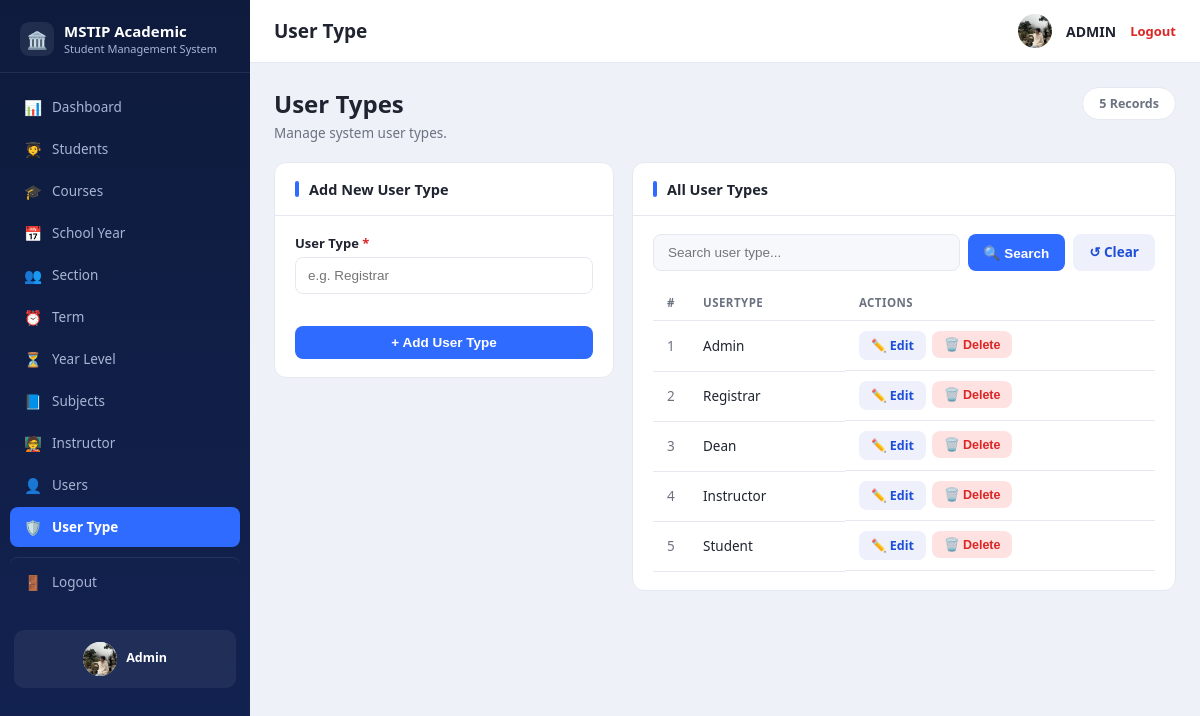
The app's page /usertypes.php (signed in) with its own data.
### tables this page shows
CREATE TABLE `tbl_usertype` (
  `ID` int NOT NULL,
  `Usertype` varchar(100) NOT NULL
);

### usertypes.php (the view, shortened to what this page needs)
<?php
require_once 'config.php';
$q = trim($_GET['q'] ?? '');
$sql = "SELECT ut.*, (SELECT COUNT(*) FROM tbl_users u WHERE u.tbl_usertype_id = ut.ID) AS user_count FROM tbl_usertype ut";
$params = [];
$sql .= " ORDER BY ut.ID ASC";
$stmt = $pdo->prepare($sql);
$stmt->execute($params);
$rows = $stmt->fetchAll();
$total = $pdo->query("SELECT COUNT(*) c FROM tbl_usertype")->fetch()['c'];
require_once 'includes/header.php';
?>
<div class="page-head">
  <div><h1>User Types</h1><p>Manage system user types.</p></div>
  <span class="records-pill"><?= (int)$total ?> Records</span>
</div>
<div class="split-grid">
  <div class="panel-card">
    <div class="panel-card-head"><span class="bar"></span><h2>Add New User Type</h2></div>
    <div class="panel-card-body">
      <form method="POST" action="usertypes.php">
        <div class="field">
          <label for="Usertype">User Type <span class="req">*</span></label>
          <input type="text" id="Usertype" name="Usertype" placeholder="e.g. Registrar" required
                 value="<?= htmlspecialchars($_POST['Usertype'] ?? '') ?>">
        </div>
        <button type="submit" class="btn btn-primary btn-block">+ Add User Type</button>
      </form>
    </div>
  </div>
  <div class="panel-card">
    <div class="panel-card-head"><span class="bar"></span><h2>All User Types</h2></div>
    <div class="panel-card-body">
      <form method="GET" action="usertypes.php" class="search-row">
        <input type="text" name="q" placeholder="Search user type..." value="<?= htmlspecialchars($q) ?>">
        <button type="submit" class="btn btn-primary">🔍 Search</button>
        <a href="usertypes.php" class="btn btn-secondary">↺ Clear</a>
      </form>
      <table class="table">
        <thead>
          <tr><th class="col-num">#</th><th>Usertype</th><th>Actions</th></tr>
        </thead>
        <tbody>
          <?php foreach ($rows as $i => $r): ?>
            <tr>
              <td class="col-num"><?= $i + 1 ?></td>
              <td><?= htmlspecialchars($r['Usertype']) ?></td>
              <td class="actions">
                <a href="usertype_edit.php?id=<?= (int)$r['ID'] ?>" class="btn btn-small btn-secondary">✏️ Edit</a>
                <form method="POST" action="usertype_delete.php" style="display:inline"
                      onsubmit="return confirm('Delete this user type?');">
                  <button type="submit" class="btn btn-small btn-danger">🗑️ Delete</button>
                </form>
              </td>
            </tr>
          <?php endforeach; ?>
        </tbody>
      </table>
    </div>
  </div>
</div>
<?php require_once 'includes/footer.php'; ?>

### assets/css/style.css (style rules this page uses)
:root { --sidebar-bg:#0e1b3d; --sidebar-bg-2:#132352; --sidebar-text:#aab4d4; --sidebar-active:#2f6bff; --bg:#eef1f8; --card:#ffffff; --border:#e5e8f0; --text:#1f2430; --muted:#6b7280; --danger:#dc2626; --danger-bg:#fee2e2; --success:#16a34a; --success-bg:#dcfce7; --accent:#2f6bff; --accent-dark:#1d4ed8; --sidebar-w:250px; }
* { box-sizing:border-box; }
body { margin:0; font-family:"Segoe UI",Roboto,Arial,sans-serif; background:var(--bg); color:var(--text); }
.btn-block { width:100%;margin-top:18px; }
.page-head { display:flex;justify-content:space-between;align-items:flex-start;margin-bottom:20px;gap:12px;flex-wrap:wrap; }
.page-head h1 { font-size:24px;margin:0 0 4px;font-weight:800; }
.page-head p { margin:0;color:var(--muted);font-size:13.5px; }
.records-pill { background:#fff;border:1px solid var(--border);border-radius:999px;padding:7px 16px; font-size:12.5px;font-weight:600;color:var(--muted);white-space:nowrap; }
.split-grid { display:grid;grid-template-columns:340px 1fr;gap:18px;align-items:start; }
.panel-card { background:var(--card);border:1px solid var(--border);border-radius:12px;overflow:hidden; }
.panel-card-head { display:flex;align-items:center;gap:10px;padding:16px 20px;border-bottom:1px solid var(--border); }
.panel-card-head .bar { width:4px;height:16px;border-radius:2px;background:var(--accent); }
.panel-card-head h2 { font-size:14.5px;margin:0;font-weight:700; }
.panel-card-body { padding:18px 20px; }
.table { width:100%;border-collapse:collapse;font-size:13.5px; }
.table th,.table td { text-align:left;padding:10px 14px;border-bottom:1px solid var(--border); }
.table th { color:var(--muted);font-weight:600;font-size:11.5px;text-transform:uppercase;letter-spacing:.04em; }
.col-num { width:36px;color:var(--muted); }
.search-row { display:flex;gap:8px;margin-bottom:14px; }
.search-row input { flex:1;padding:10px 14px;border:1px solid var(--border);border-radius:8px;font-size:13.5px;background:#f7f8fc; }
.btn { display:inline-block;border:none;border-radius:8px;padding:9px 16px;font-size:13.5px; font-weight:600;cursor:pointer;text-decoration:none; }
.btn-primary { background:var(--accent);color:#fff; }
.btn-secondary { background:#eef1fb;color:var(--accent-dark); }
.btn-danger { background:var(--danger-bg);color:var(--danger); }
.btn-small { padding:6px 12px;font-size:12.5px; }
.btn-block { width:100%; }
.actions { display:flex;gap:6px; }
.field { margin-bottom:14px; }
.field label { display:block;font-size:13px;font-weight:600;margin-bottom:5px; }
.field label .req { color:var(--danger); }
.field input,.field select,.field textarea { width:100%;padding:10px 12px;border:1px solid var(--border);border-radius:8px;font-size:13.5px;background:#fff; }

### records on screen
tbl_usertype: Usertype "Admin"
tbl_usertype: Usertype "Registrar"
tbl_usertype: Usertype "Dean"
tbl_usertype: Usertype "Instructor"
tbl_usertype: Usertype "Student"

### other values on screen
$icon "📊"
$label "Dashboard"
$icon "🧑‍🎓"
$label "Students"
$icon "🎓"
$label "Courses"
$icon "📅"
$label "School Year"
$icon "👥"
$label "Section"
$icon "⏰"
$label "Term"
$icon "⏳"
$label "Year Level"
$icon "📘"
